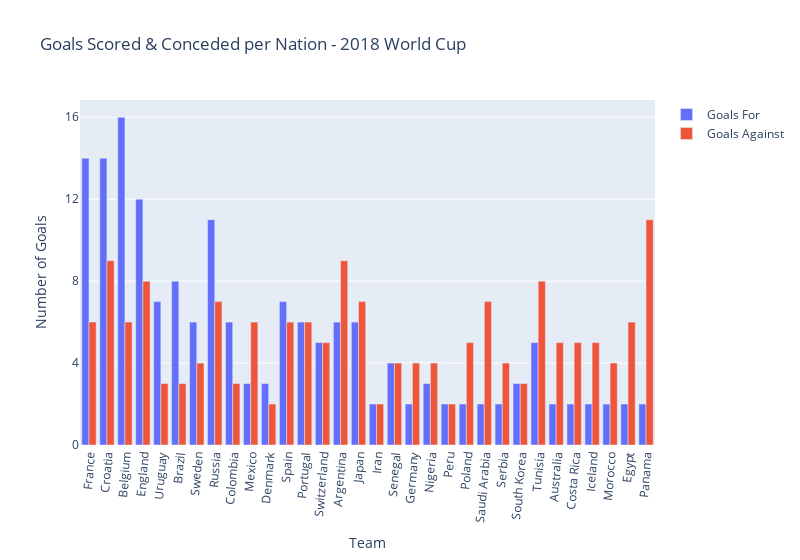

The notebook cell this image was saved under:
### Markdown cell above
On average, the higher the number of participating teams, the higher the number of goals scored in the World Cup. However **1954** and **1958** had an uncharacteristically higher number of goals scored (**140** and **126** respectively) compared to the other editions with the same number of teams (**1930** and **1954-1978**). This is also despite having 2/3 as many teams participating then (16) as in the latter editions of 1982-1994 (24) and just half as many as the editions of 1998-2018 (32).

### Code cell
config = dict({'scrollZoom': True})
fig2 = px.bar(fifa_world_cup_2018_data, x="Team", y=["Goals For", "Goals Against"], title="Goals Scored & Conceded per Nation - 2018 World Cup", barmode="group", labels={"Team":"Team", "value":"Number of Goals", "variable":""}, width=800)
fig2.update_xaxes(tickangle=-85)
fig2.update_yaxes(dtick=4)
fig2.show("svg")

### Figure 1 — Plotly figure (JSON) as saved in the notebook; plotly's stock layout.template omitted (floating-point values rounded to 4 significant figures)
{"data": [{"alignmentgroup": "True", "hovertemplate": "=Goals For<br>Team=%{x}<br>Number of Goals=%{y}<extra></extra>", "legendgroup": "Goals For", "marker": {"color": "#636efa", "pattern": {"shape": ""}}, "name": "Goals For", "offsetgroup": "Goals For", "orientation": "v", "showlegend": true, "textposition": "auto", "type": "bar", "x": ["France", "Croatia", "Belgium", "England", "Uruguay", "Brazil", "Sweden", "Russia", "Colombia", "Mexico", "Denmark", "Spain", "Portugal", "Switzerland", "Argentina", "Japan", "Iran", "Senegal", "Germany", "Nigeria", "Peru", "Poland", "Saudi Arabia", "Serbia", "South Korea", "Tunisia", "Australia", "Costa Rica", "Iceland", "Morocco", "Egypt", "Panama"], "xaxis": "x", "y": [14, 14, 16, 12, 7, 8, 6, 11, 6, 3, 3, 7, 6, 5, 6, 6, 2, 4, 2, 3, 2, 2, 2, 2, 3, 5, 2, 2, 2, 2, 2, 2], "yaxis": "y"}, {"alignmentgroup": "True", "hovertemplate": "=Goals Against<br>Team=%{x}<br>Number of Goals=%{y}<extra></extra>", "legendgroup": "Goals Against", "marker": {"color": "#EF553B", "pattern": {"shape": ""}}, "name": "Goals Against", "offsetgroup": "Goals Against", "orientation": "v", "showlegend": true, "textposition": "auto", "type": "bar", "x": ["France", "Croatia", "Belgium", "England", "Uruguay", "Brazil", "Sweden", "Russia", "Colombia", "Mexico", "Denmark", "Spain", "Portugal", "Switzerland", "Argentina", "Japan", "Iran", "Senegal", "Germany", "Nigeria", "Peru", "Poland", "Saudi Arabia", "Serbia", "South Korea", "Tunisia", "Australia", "Costa Rica", "Iceland", "Morocco", "Egypt", "Panama"], "xaxis": "x", "y": [6, 9, 6, 8, 3, 3, 4, 7, 3, 6, 2, 6, 6, 5, 9, 7, 2, 4, 4, 4, 2, 5, 7, 4, 3, 8, 5, 5, 5, 4, 6, 11], "yaxis": "y"}], "layout": {"barmode": "group", "legend": {"title": {"text": ""}, "tracegroupgap": 0}, "title": {"text": "Goals Scored & Conceded per Nation - 2018 World Cup"}, "width": 800, "xaxis": {"anchor": "y", "domain": [0, 1], "tickangle": -85, "title": {"text": "Team"}}, "yaxis": {"anchor": "x", "domain": [0, 1], "dtick": 4, "title": {"text": "Number of Goals"}}}}
